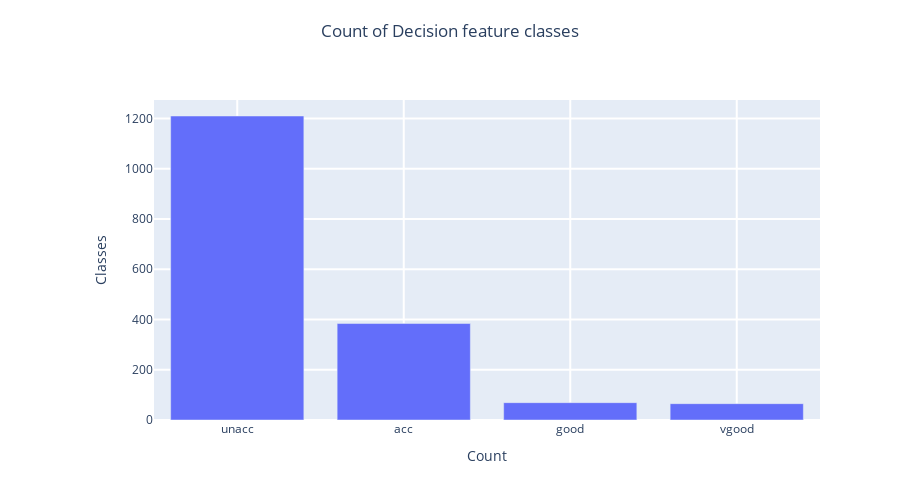

Notebook source saved alongside this figure:
### Code cell
# Create a variable to store the Bar plot
data = [
    go.Bar(
        x=df['Decision'].value_counts().keys(), # x-axis -> Count labels
        y=df['Decision'].value_counts() # y-axis -> Count the classes
    )]

# Create another variable to store all the settings of the Bar plot such as figure size, title, hovermode..
layout = go.Layout(
    height=500,
    title={'text': "Count of Decision feature classes", # Subplot main title
           'y':0.95, # Set main title y-axis position
           'x':0.5, # Set main title x-axis position
           'xanchor': 'center', # xachor position
           'yanchor': 'top'}, # yachpr 
hovermode='closest',
xaxis=dict(title='Count', ticklen=5, zeroline=False, gridwidth=2, domain=[0.1, 1]), # x-axis settings
yaxis=dict(title='Classes', ticklen=5, gridwidth=2), # y-axis settings
showlegend=False # No legend
)

# Create another variable to generate the plot. This variable is composed by the other two variables created earlier
fig = go.Figure(data=data, layout=layout)

# Display the plot
py.iplot(fig, filename="Count of Decision feature classes")

### Figure 1 — Plotly figure (JSON) as saved in the notebook; plotly's stock layout.template omitted (floating-point values rounded to 4 significant figures)
{"data": [{"type": "bar", "x": ["unacc", "acc", "good", "vgood"], "y": [1210, 384, 69, 65]}], "layout": {"height": 500, "hovermode": "closest", "showlegend": false, "title": {"text": "Count of Decision feature classes", "x": 0.5, "xanchor": "center", "y": 0.95, "yanchor": "top"}, "xaxis": {"domain": [0.1, 1], "gridwidth": 2, "ticklen": 5, "title": {"text": "Count"}, "zeroline": false}, "yaxis": {"gridwidth": 2, "ticklen": 5, "title": {"text": "Classes"}}}}
